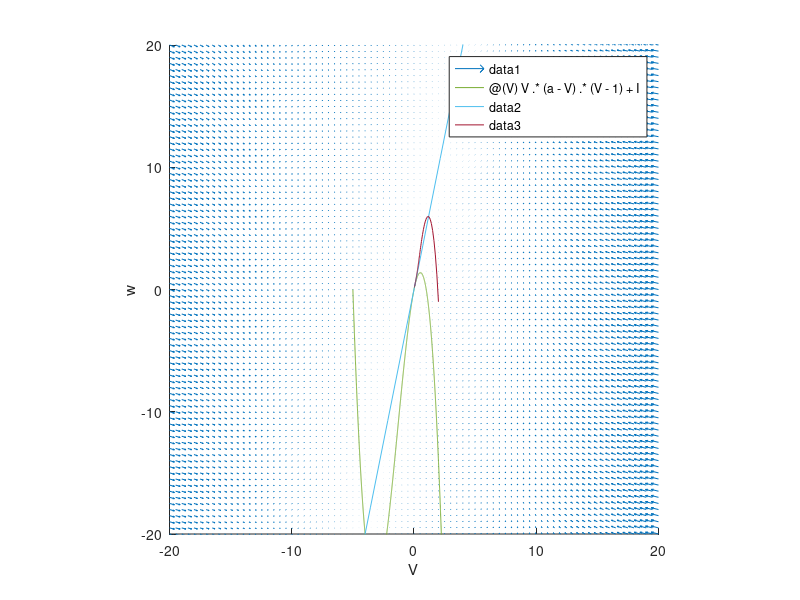

This figure's MATLAB source:
clear; close all;
format short

a = -5;
b = 100;
c = 20;
max_length = 20;

I = 0;

%% draw vector field
v = -max_length:0.5:max_length;
w = -max_length:0.5:max_length;
[V, W] = meshgrid(v, w);

V_dot = V .* (a - V) .* (V - 1) - W + I;
W_dot = b * V - c * W;
hold on
quiver(V, W, V_dot, W_dot);
fplot(@(V) V .* (a - V) .* (V - 1) + I)
fplot(@(V) b / c * V)

xlabel("V")
ylabel("w")
axis([-max_length max_length -max_length max_length])
axis equal

% syms V W
% eqn = [V * (a - V) * (V - 1) - W + I == 0, b * V - c * W == 0];
% S = solve(eqn);
% a1 = vpa(S.V, 4)
% a2 = vpa(S.W, 4)

%% draw the tracks
delta_t = 0.01;
t0 = 0;
tfinal = 10;
t = t0:delta_t:tfinal;
% initial position
initial_x = 2;
initial_y = -1;
x = zeros(1, (tfinal - t0) / delta_t + 1);
y = zeros(1, (tfinal - t0) / delta_t + 1);
x(1) = initial_x;
y(1) = initial_y;

for i = 1:length(x) - 1
    delta_x = x(i) * (a - x(i)) * (x(i) - 1) - y(i) + I;
    delta_y = b * x(i) - c * y(i);
    x(i + 1) = x(i) + delta_x * delta_t;
    y(i + 1) = y(i) + delta_y * delta_t;
end

plot(x, y);
